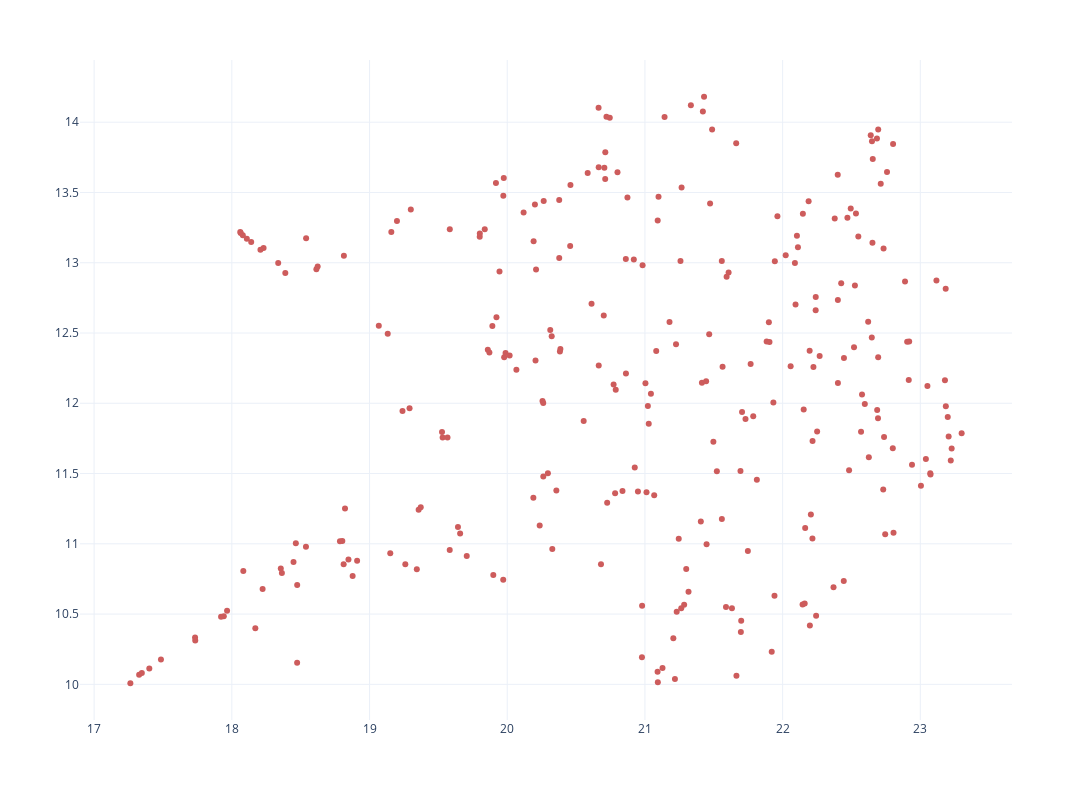

The notebook cell saved with this chart:
### Code cell
import umap
from sklearn.preprocessing import StandardScaler
reducer = umap.UMAP(n_neighbors=10, min_dist=0.01)

import plotly.express as px
projections = reducer.fit_transform(StandardScaler().fit_transform(_arraify(df, 'bert-vector')))
fig = px.scatter(
    projections, 
    x=0, y=1,
    width=1400, height=800,
    hover_data=[df['text']],
    labels={'0': '', '1': ''},
    color_discrete_sequence=['indianred']
)
fig.update_layout(
    template='plotly_white'
)
fig.update(layout_coloraxis_showscale=False)
fig.update_traces(hovertemplate="%{customdata[0]}")
fig.write_html("statements_space.html")
fig.show()

### Figure 1 — Plotly figure (JSON) as saved in the notebook; plotly's stock layout.template omitted (floating-point values rounded to 4 significant figures; data arrays with more than 128 entries replaced by an {"elided": "..."} marker saying what was removed)
{"data": [{"customdata": {"elided": "271x1 str values"}, "hovertemplate": "%{customdata[0]}", "legendgroup": "", "marker": {"color": "indianred", "symbol": "circle"}, "mode": "markers", "name": "", "orientation": "v", "showlegend": false, "type": "scatter", "x": {"elided": "271 float values"}, "xaxis": "x", "y": {"elided": "271 float values"}, "yaxis": "y"}], "layout": {"coloraxis": {"showscale": false}, "height": 800, "legend": {"tracegroupgap": 0}, "margin": {"t": 60}, "width": 1400, "xaxis": {"anchor": "y", "domain": [0, 1], "title": {"text": ""}}, "yaxis": {"anchor": "x", "domain": [0, 1], "title": {"text": ""}}}}
